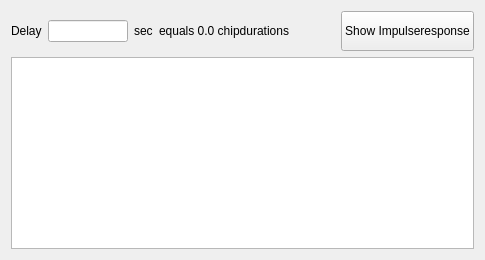
            <widget class="QWidget" name="tab_receiver_filter_low_pass_filter">
             <attribute name="title">
              <string>Low Pass Filter</string>
             </attribute>
             <layout class="QGridLayout" name="gridLayout_28">
              <item row="0" column="0">
               <widget class="QLabel" name="label_33">
                <property name="text">
                 <string>Delay</string>
                </property>
               </widget>
              </item>
              <item row="0" column="3">
               <widget class="QLabel" name="label_38">
                <property name="text">
                 <string>equals 0.0 chipdurations</string>
                </property>
               </widget>
              </item>
              <item row="0" column="4">
               <spacer name="horizontalSpacer_7">
                <property name="orientation">
                 <enum>Qt::Horizontal</enum>
                </property>
                <property name="sizeHint" stdset="0">
                 <size>
                  <width>40</width>
                  <height>20</height>
                 </size>
                </property>
               </spacer>
              </item>
              <item row="0" column="5">
               <widget class="QPushButton" name="pushButton_receiver_filter_low_pass_filter_show_impulseresponse">
                <property name="minimumSize">
                 <size>
                  <width>0</width>
                  <height>40</height>
                 </size>
                </property>
                <property name="text">
                 <string>Show Impulseresponse</string>
                </property>
               </widget>
              </item>
              <item row="1" column="0" colspan="6">
               <widget class="QGraphicsView" name="graphicsView_receiver_filter_low_pass_filter">
                <property name="sizePolicy">
                 <sizepolicy hsizetype="Preferred" vsizetype="Preferred">
                  <horstretch>0</horstretch>
                  <verstretch>0</verstretch>
                 </sizepolicy>
                </property>
                <property name="minimumSize">
                 <size>
                  <width>0</width>
                  <height>160</height>
                 </size>
                </property>
               </widget>
              </item>
              <item row="0" column="2">
               <widget class="QLabel" name="label_32">
                <property name="text">
                 <string>sec</string>
                </property>
               </widget>
              </item>
              <item row="0" column="1">
               <widget class="QLineEdit" name="lineEdit_receiver_filter_low_pass_filter_delay">
                <property name="minimumSize">
                 <size>
                  <width>60</width>
                  <height>0</height>
                 </size>
                </property>
                <property name="maximumSize">
                 <size>
                  <width>80</width>
                  <height>16777215</height>
                 </size>
                </property>
               </widget>
              </item>
             </layout>
            </widget>
